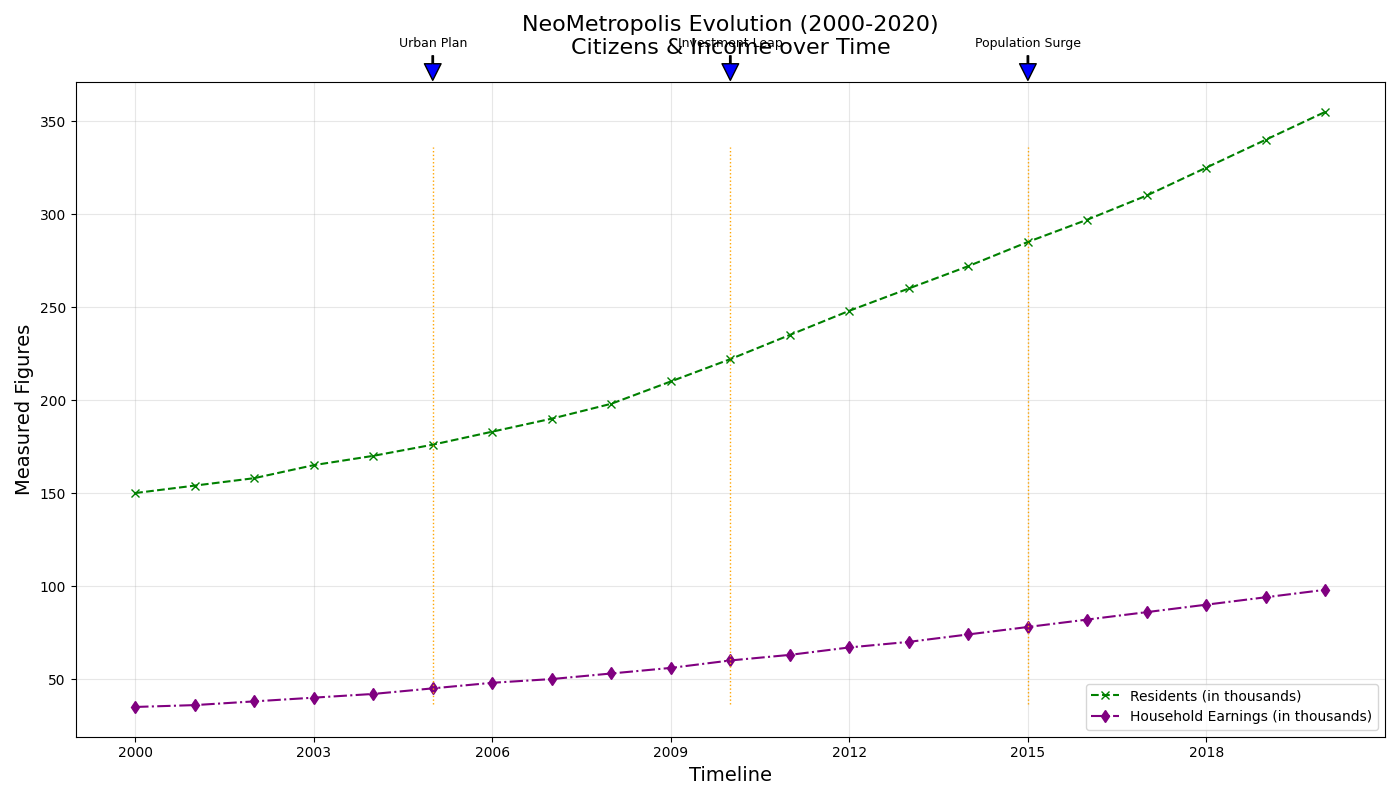

Generate this figure with Python:
import matplotlib.pyplot as plt
import numpy as np

years = np.arange(2000, 2021)
population = np.array([
    150, 154, 158, 165, 170, 176, 183, 190, 198, 210,
    222, 235, 248, 260, 272, 285, 297, 310, 325, 340, 355
])
household_income = np.array([
    35, 36, 38, 40, 42, 45, 48, 50, 53, 56,
    60, 63, 67, 70, 74, 78, 82, 86, 90, 94, 98
])

fig, ax = plt.subplots(figsize=(14, 8))

# Altered styles: Change colors and marker styles
ax.plot(years, population, label="Residents (in thousands)", color='green', linestyle='--', marker='x', linewidth=1.5)
ax.plot(years, household_income, label="Household Earnings (in thousands)", color='purple', linestyle='-.', marker='d', linewidth=1.5)

ax.set_title("NeoMetropolis Evolution (2000-2020)\nCitizens & Income over Time", fontsize=16, pad=20)
ax.set_xlabel("Timeline", fontsize=14)
ax.set_ylabel("Measured Figures", fontsize=14)

# Changed legend location and fontsize
ax.legend(loc='lower right', fontsize=10)
# Modified grid lines
ax.grid(True, linestyle='-', alpha=0.3)
# New set of x-ticks
ax.set_xticks(np.arange(2000, 2021, 3))

milestones = [(2005, 'Urban Plan'), (2010, 'Investment Leap'), (2015, 'Population Surge')]
for year, event in milestones:
    ax.axvline(x=year, color='orange', linestyle=':', linewidth=1, ymin=0.05, ymax=0.9)
    ax.annotate(event, 
                xy=(year, ax.get_ylim()[1]), 
                xytext=(year, ax.get_ylim()[1] * 1.05),
                arrowprops=dict(facecolor='blue', shrink=0.05, width=1),
                fontsize=9, 
                ha='center', 
                bbox=dict(boxstyle="round,pad=0.3", edgecolor='none', facecolor='white', alpha=0.7))

plt.tight_layout()
plt.show()
